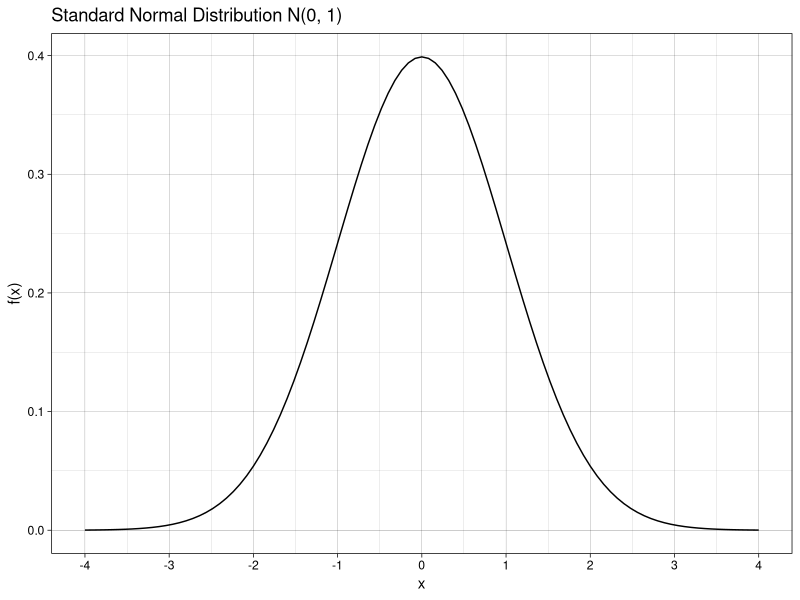
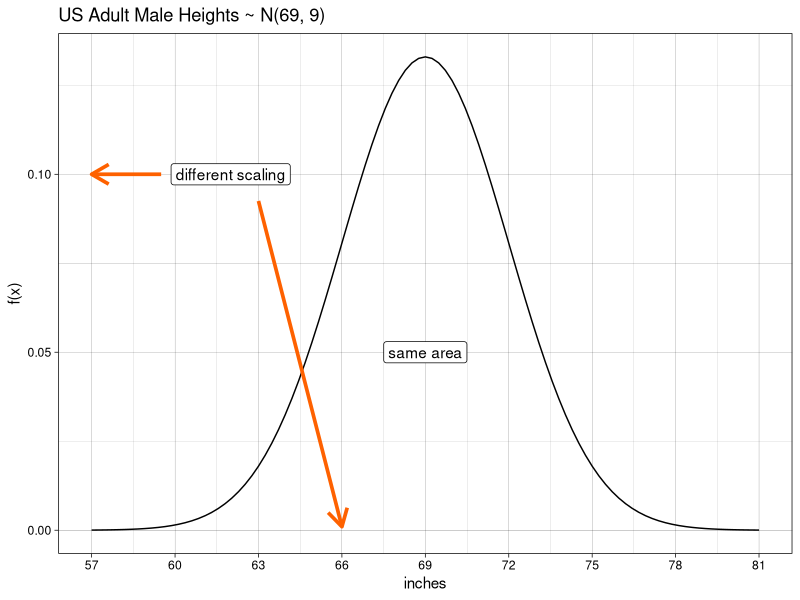
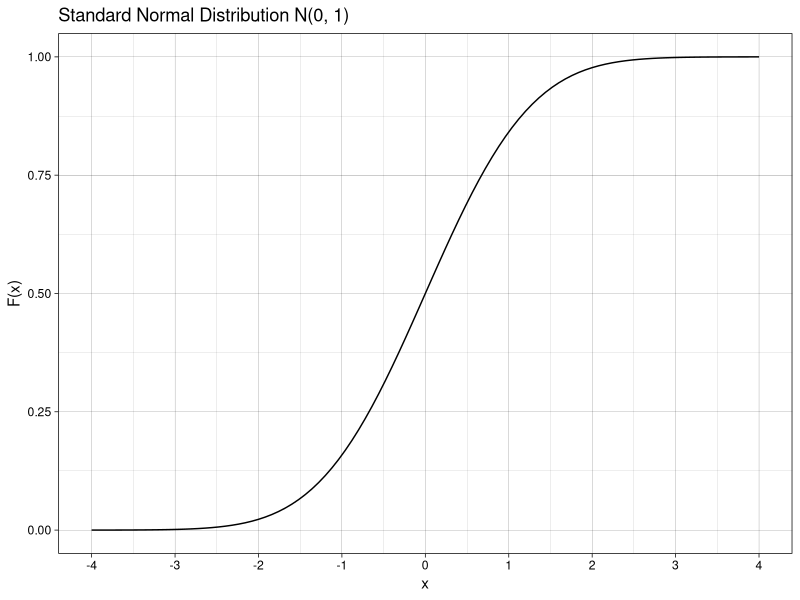
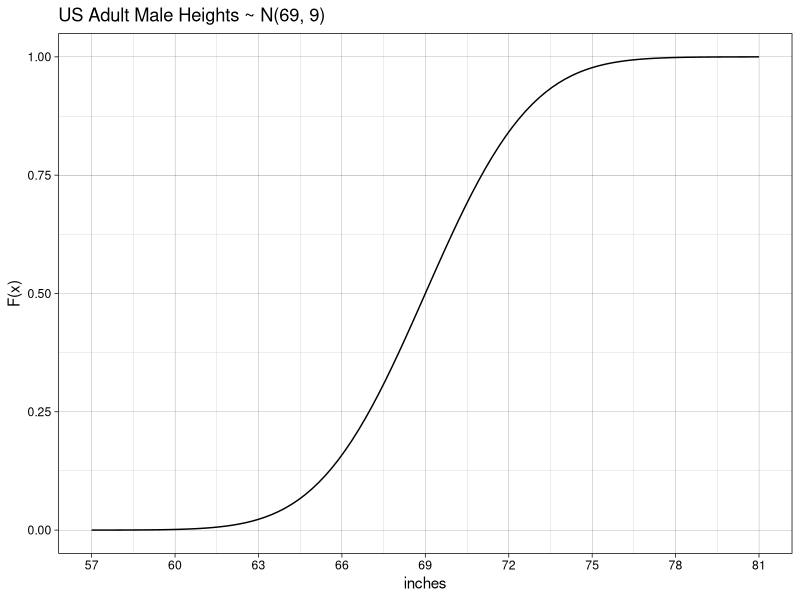
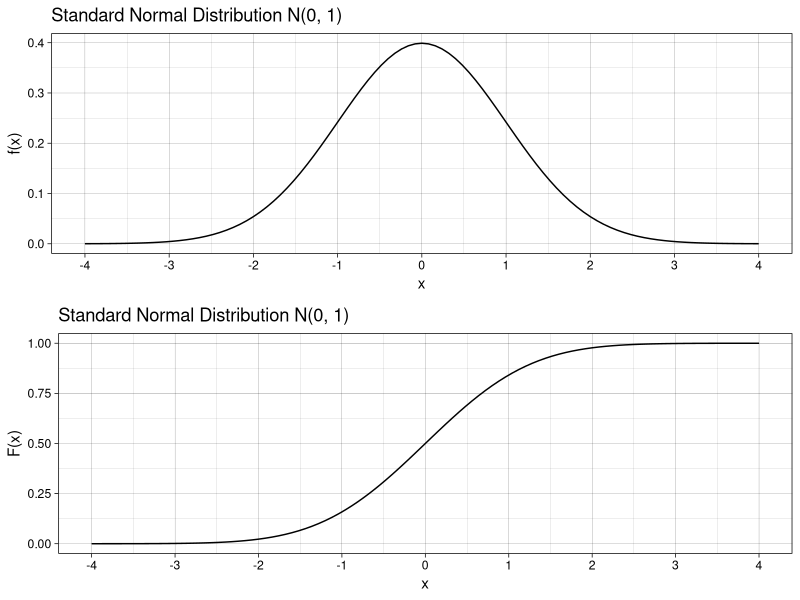
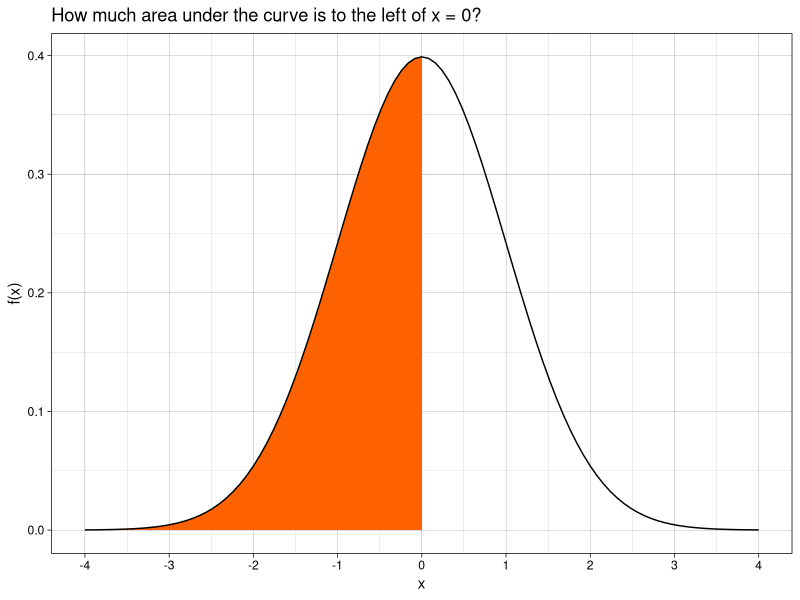
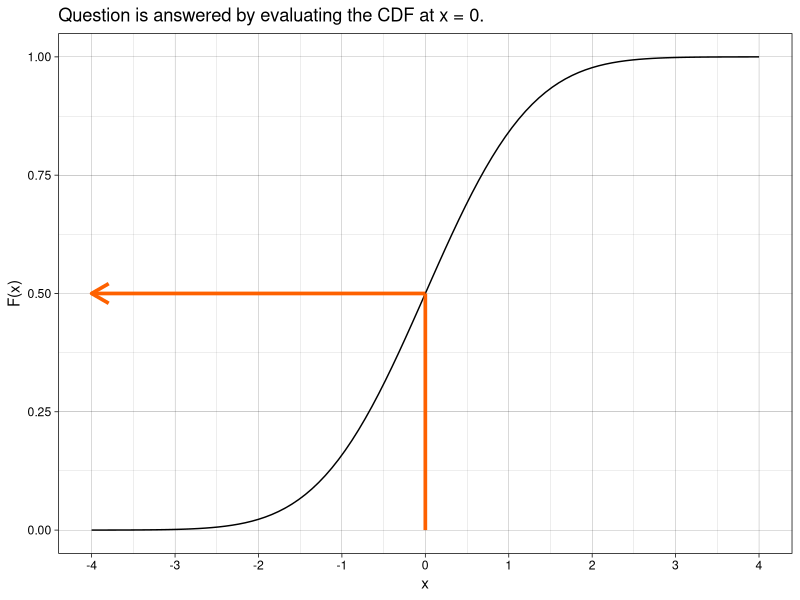
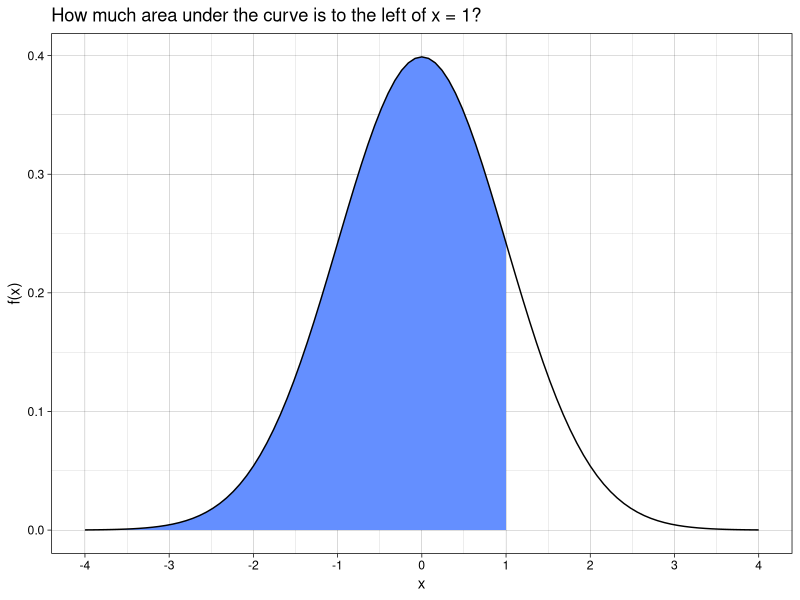

Recreate these plots in R, in order.
## ---- chunk 1
knitr::opts_chunk$set(
  warning = FALSE,
  message = FALSE,
  comment = NA,
  echo = FALSE
)
library(tidyverse)
library(gridExtra)
# color palette IBM https://davidmathlogic.com/colorblind/#%23D81B60-%231E88E5-%23FFC107-%23004D40
## ---- chunk 2
sn_pdf <- ggplot() +
  stat_function(
    fun = dnorm,
    args = list(0, 1)
  ) +
  scale_x_continuous(
    limits = c(-4, 4),
    breaks = seq(from = -4, to = 4, by = 1)
  ) +
  labs(
    title = "Standard Normal Distribution N(0, 1)",
    x = "x",
    y = "f(x)"
  ) +
  theme_linedraw()
sn_pdf
## ---- chunk 3
mu <- 69
sigma <- 3
ggplot() +
  stat_function(
    fun = dnorm,
    args = list(mu, sigma)
  ) +
  scale_x_continuous(
    limits = c(mu - (4 * sigma), mu + (4 * sigma)),
    breaks = seq(mu - (4 * sigma), mu + (4 * sigma), sigma)
  ) +
  labs(
    title = "US Adult Male Heights ~ N(69, 9)",
    x = "inches",
    y = "f(x)"
  ) +
  theme_linedraw() +
  annotate("label",
    x = 69,
    y = 0.05,
    label = "same area"
  ) +
  annotate("label",
    x = 62.0,
    y = 0.10,
    label = "different scaling"
  ) +
  geom_segment(aes(
    x = c(59.5, 63),
    xend = c(57, 66),
    y = c(0.10, 0.0925),
    yend = c(0.10, 0.001)
  ),
  arrow = arrow(length = unit(0.5, "cm")),
  color = "#FE6100", size = 1.25
  )
## ---- chunk 4
sn_cdf <- ggplot() +
  stat_function(
    fun = pnorm,
    args = list(0, 1)
  ) +
  scale_x_continuous(
    limits = c(-4, 4),
    breaks = seq(from = -4, to = 4, by = 1)
  ) +
  labs(
    title = "Standard Normal Distribution N(0, 1)",
    x = "x",
    y = "F(x)"
  ) +
  theme_linedraw()
sn_cdf
## ---- chunk 5
mu <- 69
sigma <- 3
ggplot() +
  stat_function(
    fun = pnorm,
    args = list(mu, sigma)
  ) +
  scale_x_continuous(
    limits = c(mu - (4 * sigma), mu + (4 * sigma)),
    breaks = seq(mu - (4 * sigma), mu + (4 * sigma), sigma)
  ) +
  labs(
    title = "US Adult Male Heights ~ N(69, 9)",
    x = "inches",
    y = "F(x)"
  ) +
  theme_linedraw()
## ---- chunk 6
grid.arrange(sn_pdf, sn_cdf)
## ---- chunk 7
ggplot() +
  stat_function(
    fun = dnorm, args = list(0, 1),
    geom = "area",
    fill = "#FE6100",
    xlim = c(-4, 0)
  ) +
  stat_function(
    fun = dnorm,
    args = list(0, 1)
  ) +
  scale_x_continuous(
    limits = c(-4, 4),
    breaks = seq(from = -4, to = 4, by = 1)
  ) +
  labs(
    title = "How much area under the curve is to the left of x = 0?",
    x = "x",
    y = "f(x)"
  ) +
  theme_linedraw()
## ---- chunk 8
ggplot() +
  stat_function(
    fun = pnorm,
    args = list(0, 1)
  ) +
  scale_x_continuous(
    limits = c(-4, 4),
    breaks = seq(from = -4, to = 4, by = 1)
  ) +
  labs(
    title = "Question is answered by evaluating the CDF at x = 0.",
    x = "x", y = "F(x)"
  ) +
  geom_segment(aes(
    x = 0,
    xend = 0,
    y = 0,
    yend = 0.5
  ),
  color = "#FE6100",
  size = 1.25
  ) +
  geom_segment(aes(
    x = 0,
    xend = -4,
    y = 0.5,
    yend = 0.5
  ),
  color = "#FE6100",
  size = 1.25,
  arrow = arrow(length = unit(0.5, "cm"))
  ) +
  theme_linedraw()
## ---- chunk 9
ggplot() +
  stat_function(
    fun = dnorm,
    args = list(0, 1),
    geom = "area",
    fill = "#648FFF",
    xlim = c(-4, 1)
  ) +
  stat_function(
    fun = dnorm,
    args = list(0, 1)
  ) +
  scale_x_continuous(
    limits = c(-4, 4),
    breaks = seq(from = -4, to = 4, by = 1)
  ) +
  labs(
    title = "How much area under the curve is to the left of x = 1?",
    x = "x",
    y = "f(x)"
  ) +
  theme_linedraw()
## ---- chunk 10
ggplot() +
  stat_function(
    fun = pnorm,
    args = list(0, 1)
  ) +
  scale_x_continuous(
    limits = c(-4, 4),
    breaks = seq(from = -4, to = 4, by = 1)
  ) +
  labs(
    title = "Question is answered by evaluating the CDF at x = 1.",
    x = "x", y = "F(x)"
  ) +
  geom_segment(aes(
    x = 1,
    xend = 1,
    y = 0,
    yend = pnorm(1)
  ),
  color = "#648FFF",
  size = 1.25
  ) +
  geom_segment(aes(
    x = 1,
    xend = -4,
    y = pnorm(1),
    yend = pnorm(1)
  ),
  color = "#648FFF",
  size = 1.25,
  arrow = arrow(length = unit(0.5, "cm"))
  ) +
  theme_linedraw()
## ---- chunk 11
ggplot() +
  stat_function(
    fun = dnorm,
    args = list(0, 1),
    geom = "area",
    fill = "#DC267F",
    xlim = c(0, 1)
  ) +
  stat_function(
    fun = dnorm,
    args = list(0, 1)
  ) +
  scale_x_continuous(
    limits = c(-4, 4),
    breaks = seq(from = -4, to = 4, by = 1)
  ) +
  labs(
    title = "How much area under the curve is between x = 0 and x = 1?",
    x = "x", y = "f(x)"
  ) +
  theme_linedraw()
## ---- chunk 12
ggplot() +
  stat_function(
    fun = pnorm,
    args = list(0, 1)
  ) +
  scale_x_continuous(
    limits = c(-4, 4),
    breaks = seq(from = -4, to = 4, by = 1)
  ) +
  labs(
    title = "Evaluate the CDF at both points and subtract the lower area.",
    x = "x", y = "F(x)"
  ) +
  geom_segment(aes(
    x = 0,
    xend = 0,
    y = 0,
    yend = 0.5
  ),
  color = "#FE6100",
  size = 1.25
  ) +
  geom_segment(aes(
    x = 0,
    xend = -4,
    y = 0.5,
    yend = 0.5
  ),
  color = "#FE6100",
  size = 1.25,
  arrow = arrow(length = unit(0.5, "cm"))
  ) +
  geom_segment(aes(
    x = 1,
    xend = 1,
    y = 0,
    yend = pnorm(1)
  ),
  color = "#648FFF",
  size = 1.25
  ) +
  geom_segment(aes(
    x = 1,
    xend = -4,
    y = pnorm(1),
    yend = pnorm(1)
  ),
  color = "#648FFF",
  size = 1.25,
  arrow = arrow(length = unit(0.5, "cm"))
  ) +
  theme_linedraw()
## ---- chunk 13
P1 <- ggplot() +
  stat_function(
    fun = dnorm,
    args = list(0, 1),
    geom = "area",
    fill = "#648FFF",
    xlim = c(-4, 1)
  ) +
  stat_function(
    fun = dnorm,
    args = list(0, 1)
  ) +
  scale_x_continuous(
    limits = c(-4, 4),
    breaks = seq(from = -4, to = 4, by = 1)
  ) +
  labs(
    title = "area left of 1 minus...",
    x = "x",
    y = "f(x)"
  ) +
  theme_linedraw()

P2 <- ggplot() +
  stat_function(
    fun = dnorm,
    args = list(0, 1),
    geom = "area",
    fill = "#FE6100",
    xlim = c(-4, 0)
  ) +
  stat_function(
    fun = dnorm,
    args = list(0, 1)
  ) +
  scale_x_continuous(
    limits = c(-4, 4),
    breaks = seq(from = -4, to = 4, by = 1)
  ) +
  labs(
    title = "area left of 0 equals...",
    x = "x",
    y = "f(x)"
  ) +
  theme_linedraw()

P3 <- ggplot() +
  stat_function(
    fun = dnorm, args = list(0, 1),
    geom = "area",
    fill = "#DC267F",
    xlim = c(0, 1)
  ) +
  stat_function(
    fun = dnorm,
    args = list(0, 1)
  ) +
  scale_x_continuous(
    limits = c(-4, 4),
    breaks = seq(from = -4, to = 4, by = 1)
  ) +
  labs(
    title = "area between 0 and 1",
    x = "x",
    y = "f(x)"
  ) +
  theme_linedraw()

gridExtra::grid.arrange(P1, P2, P3, ncol = 3)
## ---- chunk 14
ggplot() +
  stat_function(
    fun = dnorm, args = list(0, 1),
    geom = "area",
    fill = "#FE6100",
    xlim = c(-4, 1)
  ) +
  stat_function(fun = dnorm, args = list(0, 1)) +
  scale_x_continuous(
    limits = c(-4, 4),
    breaks = seq(from = -4, to = 4, by = 1)
  ) +
  labs(
    title = "What value of x has the given area to the left of it?",
    x = "x",
    y = "f(x)"
  ) +
  annotate("label",
    x = 0,
    y = 0.1,
    label = "area = 0.8413447..."
  ) +
  theme_linedraw()
## ---- chunk 15
ggplot() +
  stat_function(fun = pnorm, args = list(0, 1)) +
  scale_x_continuous(limits = c(-4, 4), breaks = seq(from = -4, to = 4, by = 1)) +
  labs(
    title = "Question is answered by taking the inverse of the CDF.",
    x = "x", y = "F(x)"
  ) +
  geom_segment(aes(
    x = 1,
    xend = 1,
    y = pnorm(1),
    yend = 0
  ),
  color = "#648FFF",
  size = 1.25,
  arrow = arrow(length = unit(0.5, "cm"))
  ) +
  geom_segment(aes(
    x = -4,
    xend = 1,
    y = pnorm(1),
    yend = pnorm(1)
  ),
  color = "#648FFF",
  size = 1.25
  ) +
  theme_linedraw()
